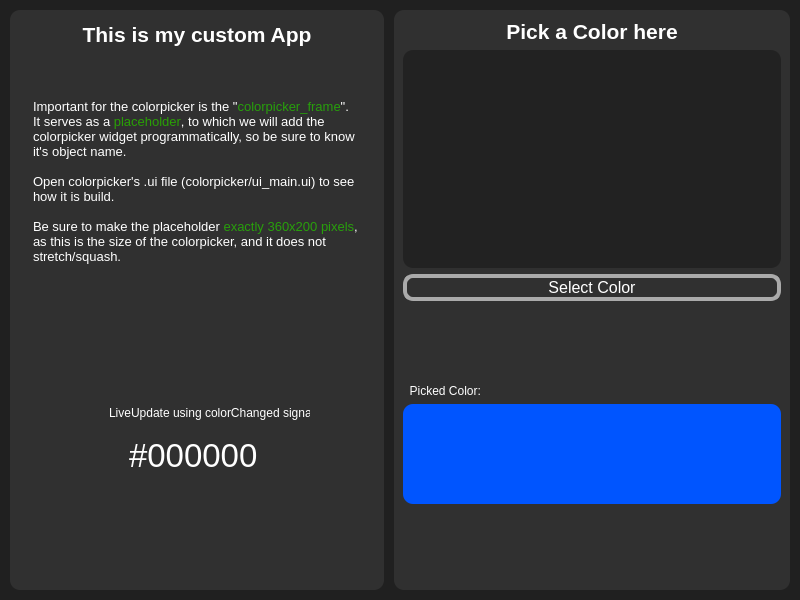
<?xml version="1.0" encoding="UTF-8"?>
<ui version="4.0">
 <class>MainWindow</class>
 <widget class="QMainWindow" name="MainWindow">
  <property name="geometry">
   <rect>
    <x>0</x>
    <y>0</y>
    <width>800</width>
    <height>600</height>
   </rect>
  </property>
  <property name="windowTitle">
   <string>MainWindow</string>
  </property>
  <property name="styleSheet">
   <string notr="true">QLabel{
color: rgb(255, 255, 255);
}</string>
  </property>
  <widget class="QWidget" name="centralwidget">
   <property name="styleSheet">
    <string notr="true">background-color: #202020;</string>
   </property>
   <layout class="QHBoxLayout" name="horizontalLayout">
    <property name="spacing">
     <number>10</number>
    </property>
    <property name="leftMargin">
     <number>10</number>
    </property>
    <property name="topMargin">
     <number>10</number>
    </property>
    <property name="rightMargin">
     <number>10</number>
    </property>
    <property name="bottomMargin">
     <number>10</number>
    </property>
    <item>
     <widget class="QFrame" name="left_panel">
      <property name="styleSheet">
       <string notr="true">QFrame{
	background-color: #303030;
	border-radius: 10px;
}</string>
      </property>
      <property name="frameShape">
       <enum>QFrame::StyledPanel</enum>
      </property>
      <property name="frameShadow">
       <enum>QFrame::Raised</enum>
      </property>
      <layout class="QVBoxLayout" name="verticalLayout_2">
       <item>
        <widget class="QLabel" name="label">
         <property name="maximumSize">
          <size>
           <width>16777215</width>
           <height>30</height>
          </size>
         </property>
         <property name="font">
          <font>
           <family>Segoe UI</family>
           <pointsize>16</pointsize>
           <weight>75</weight>
           <bold>true</bold>
          </font>
         </property>
         <property name="text">
          <string>This is my custom App</string>
         </property>
         <property name="alignment">
          <set>Qt::AlignCenter</set>
         </property>
        </widget>
       </item>
       <item>
        <widget class="QFrame" name="left_content">
         <property name="frameShape">
          <enum>QFrame::StyledPanel</enum>
         </property>
         <property name="frameShadow">
          <enum>QFrame::Raised</enum>
         </property>
         <widget class="QTextEdit" name="info">
          <property name="geometry">
           <rect>
            <x>10</x>
            <y>40</y>
            <width>341</width>
            <height>211</height>
           </rect>
          </property>
          <property name="font">
           <font>
            <family>Segoe UI</family>
            <pointsize>10</pointsize>
            <weight>50</weight>
            <bold>false</bold>
           </font>
          </property>
          <property name="styleSheet">
           <string notr="true">color: rgb(255, 255, 255);</string>
          </property>
          <property name="readOnly">
           <bool>true</bool>
          </property>
          <property name="html">
           <string>&lt;!DOCTYPE HTML PUBLIC &quot;-//W3C//DTD HTML 4.0//EN&quot; &quot;http://www.w3.org/TR/REC-html40/strict.dtd&quot;&gt;
&lt;html&gt;&lt;head&gt;&lt;meta name=&quot;qrichtext&quot; content=&quot;1&quot; /&gt;&lt;style type=&quot;text/css&quot;&gt;
p, li { white-space: pre-wrap; }
&lt;/style&gt;&lt;/head&gt;&lt;body style=&quot; font-family:'Segoe UI'; font-size:10pt; font-weight:400; font-style:normal;&quot;&gt;
&lt;p style=&quot; margin-top:0px; margin-bottom:0px; margin-left:0px; margin-right:0px; -qt-block-indent:0; text-indent:0px;&quot;&gt;&lt;span style=&quot; font-family:'MS Shell Dlg 2';&quot;&gt;Important for the colorpicker is the &amp;quot;&lt;/span&gt;&lt;span style=&quot; font-family:'MS Shell Dlg 2'; color:#279f0b;&quot;&gt;colorpicker_frame&lt;/span&gt;&lt;span style=&quot; font-family:'MS Shell Dlg 2';&quot;&gt;&amp;quot;.&lt;/span&gt;&lt;/p&gt;
&lt;p style=&quot; margin-top:0px; margin-bottom:0px; margin-left:0px; margin-right:0px; -qt-block-indent:0; text-indent:0px;&quot;&gt;&lt;span style=&quot; font-family:'MS Shell Dlg 2';&quot;&gt;It serves as a &lt;/span&gt;&lt;span style=&quot; font-family:'MS Shell Dlg 2'; color:#299f05;&quot;&gt;placeholder&lt;/span&gt;&lt;span style=&quot; font-family:'MS Shell Dlg 2';&quot;&gt;, to which we will add the colorpicker widget programmatically, so be sure to know it's object name.&lt;/span&gt;&lt;/p&gt;
&lt;p style=&quot;-qt-paragraph-type:empty; margin-top:0px; margin-bottom:0px; margin-left:0px; margin-right:0px; -qt-block-indent:0; text-indent:0px; font-family:'MS Shell Dlg 2';&quot;&gt;&lt;br /&gt;&lt;/p&gt;
&lt;p style=&quot; margin-top:0px; margin-bottom:0px; margin-left:0px; margin-right:0px; -qt-block-indent:0; text-indent:0px;&quot;&gt;&lt;span style=&quot; font-family:'MS Shell Dlg 2';&quot;&gt;Open colorpicker's .ui file (colorpicker/ui_main.ui) to see how it is build.&lt;/span&gt;&lt;/p&gt;
&lt;p style=&quot;-qt-paragraph-type:empty; margin-top:0px; margin-bottom:0px; margin-left:0px; margin-right:0px; -qt-block-indent:0; text-indent:0px; font-family:'MS Shell Dlg 2';&quot;&gt;&lt;br /&gt;&lt;/p&gt;
&lt;p style=&quot; margin-top:0px; margin-bottom:0px; margin-left:0px; margin-right:0px; -qt-block-indent:0; text-indent:0px;&quot;&gt;&lt;span style=&quot; font-family:'MS Shell Dlg 2';&quot;&gt;Be sure to make the placeholder &lt;/span&gt;&lt;span style=&quot; font-family:'MS Shell Dlg 2'; color:#289f0b;&quot;&gt;exactly 360x200 pixels&lt;/span&gt;&lt;span style=&quot; font-family:'MS Shell Dlg 2';&quot;&gt;, as this is the size of the colorpicker, and it does not stretch/squash.&lt;/span&gt;&lt;/p&gt;&lt;/body&gt;&lt;/html&gt;</string>
          </property>
         </widget>
         <widget class="QLabel" name="upd_lbl">
          <property name="geometry">
           <rect>
            <x>90</x>
            <y>350</y>
            <width>201</width>
            <height>16</height>
           </rect>
          </property>
          <property name="text">
           <string>LiveUpdate using colorChanged signal:</string>
          </property>
         </widget>
         <widget class="QLabel" name="hex_label">
          <property name="geometry">
           <rect>
            <x>110</x>
            <y>380</y>
            <width>141</width>
            <height>41</height>
           </rect>
          </property>
          <property name="font">
           <font>
            <family>Segoe UI</family>
            <pointsize>25</pointsize>
           </font>
          </property>
          <property name="text">
           <string>#000000</string>
          </property>
         </widget>
        </widget>
       </item>
      </layout>
     </widget>
    </item>
    <item alignment="Qt::AlignHCenter">
     <widget class="QFrame" name="right_panel">
      <property name="styleSheet">
       <string notr="true">QFrame{
	background-color: #303030;
	border-radius: 10px;
}</string>
      </property>
      <property name="frameShape">
       <enum>QFrame::StyledPanel</enum>
      </property>
      <property name="frameShadow">
       <enum>QFrame::Raised</enum>
      </property>
      <layout class="QVBoxLayout" name="verticalLayout">
       <item>
        <widget class="QLabel" name="label_2">
         <property name="maximumSize">
          <size>
           <width>16777215</width>
           <height>30</height>
          </size>
         </property>
         <property name="font">
          <font>
           <family>Segoe UI</family>
           <pointsize>16</pointsize>
           <weight>75</weight>
           <bold>true</bold>
          </font>
         </property>
         <property name="text">
          <string>Pick a Color here</string>
         </property>
         <property name="alignment">
          <set>Qt::AlignCenter</set>
         </property>
        </widget>
       </item>
       <item>
        <widget class="QFrame" name="colorpicker_area">
         <property name="maximumSize">
          <size>
           <width>16777215</width>
           <height>220</height>
          </size>
         </property>
         <property name="styleSheet">
          <string notr="true">background-color: #222;</string>
         </property>
         <property name="frameShape">
          <enum>QFrame::StyledPanel</enum>
         </property>
         <property name="frameShadow">
          <enum>QFrame::Raised</enum>
         </property>
         <layout class="QHBoxLayout" name="horizontalLayout_2">
          <item>
           <widget class="QFrame" name="colorpicker_frame">
            <property name="minimumSize">
             <size>
              <width>360</width>
              <height>200</height>
             </size>
            </property>
            <property name="maximumSize">
             <size>
              <width>360</width>
              <height>200</height>
             </size>
            </property>
            <property name="frameShape">
             <enum>QFrame::StyledPanel</enum>
            </property>
            <property name="frameShadow">
             <enum>QFrame::Raised</enum>
            </property>
           </widget>
          </item>
         </layout>
        </widget>
       </item>
       <item>
        <widget class="QPushButton" name="pushButton">
         <property name="font">
          <font>
           <family>Segoe UI</family>
           <pointsize>12</pointsize>
           <weight>50</weight>
           <bold>false</bold>
          </font>
         </property>
         <property name="styleSheet">
          <string notr="true">QPushButton{
	background-color: none;
	color: #fff;
	border: 4px solid #aaa;
	border-radius: 10px;
}

QPushButton:hover{
	background-color: #aaa;
	border: 4px solid #aaa;
	color: #000;
}
QPushButton:pressed{
	background-color: #666;
	color: #000;
	border: 4px solid #666;
}</string>
         </property>
         <property name="text">
          <string>Select Color</string>
         </property>
        </widget>
       </item>
       <item>
        <spacer name="verticalSpacer">
         <property name="orientation">
          <enum>Qt::Vertical</enum>
         </property>
         <property name="sizeHint" stdset="0">
          <size>
           <width>20</width>
           <height>40</height>
          </size>
         </property>
        </spacer>
       </item>
       <item>
        <widget class="QLabel" name="picked_color_lbl">
         <property name="styleSheet">
          <string notr="true"/>
         </property>
         <property name="text">
          <string>  Picked Color:</string>
         </property>
        </widget>
       </item>
       <item>
        <widget class="QFrame" name="selected_color_frame">
         <property name="minimumSize">
          <size>
           <width>0</width>
           <height>100</height>
          </size>
         </property>
         <property name="maximumSize">
          <size>
           <width>16777215</width>
           <height>16777215</height>
          </size>
         </property>
         <property name="styleSheet">
          <string notr="true">background-color: rgb(0, 85, 255);</string>
         </property>
         <property name="frameShape">
          <enum>QFrame::StyledPanel</enum>
         </property>
         <property name="frameShadow">
          <enum>QFrame::Raised</enum>
         </property>
        </widget>
       </item>
       <item>
        <spacer name="verticalSpacer_2">
         <property name="orientation">
          <enum>Qt::Vertical</enum>
         </property>
         <property name="sizeHint" stdset="0">
          <size>
           <width>20</width>
           <height>40</height>
          </size>
         </property>
        </spacer>
       </item>
      </layout>
     </widget>
    </item>
   </layout>
  </widget>
  <action name="actiontest">
   <property name="text">
    <string>test</string>
   </property>
  </action>
 </widget>
 <resources/>
 <connections/>
</ui>
